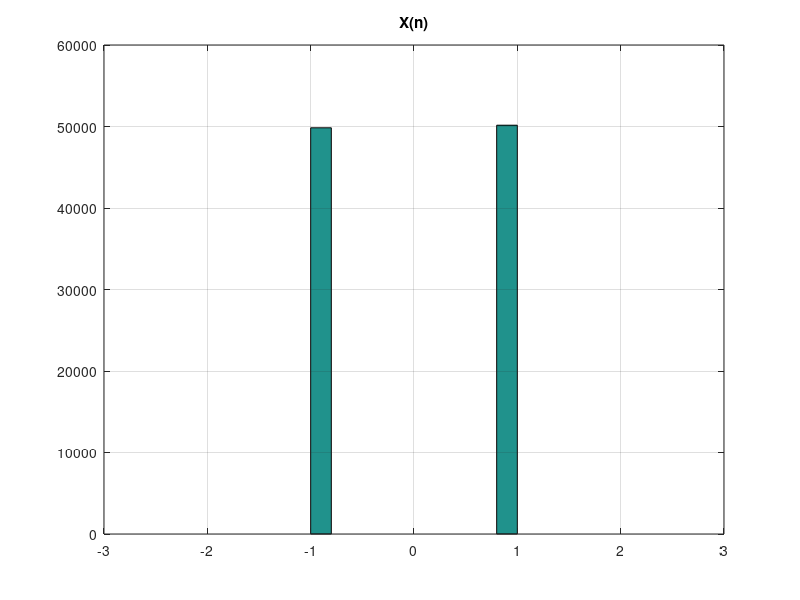
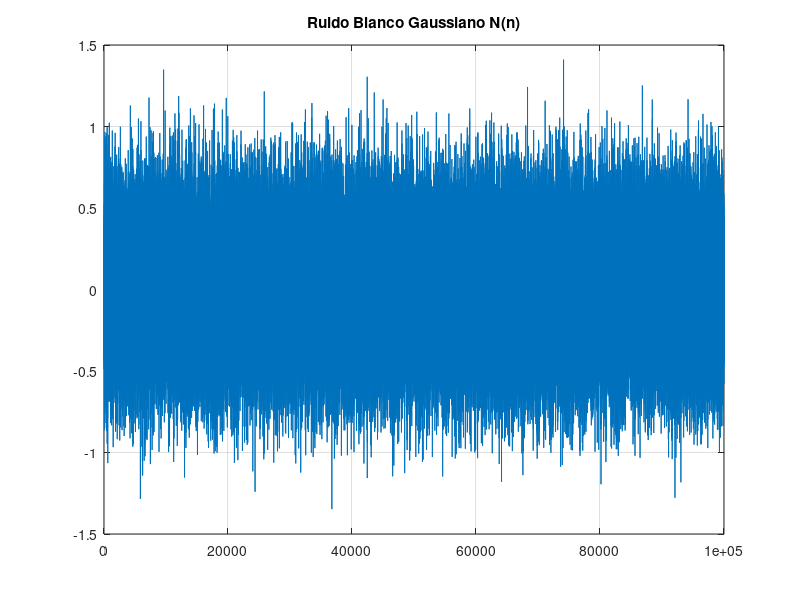
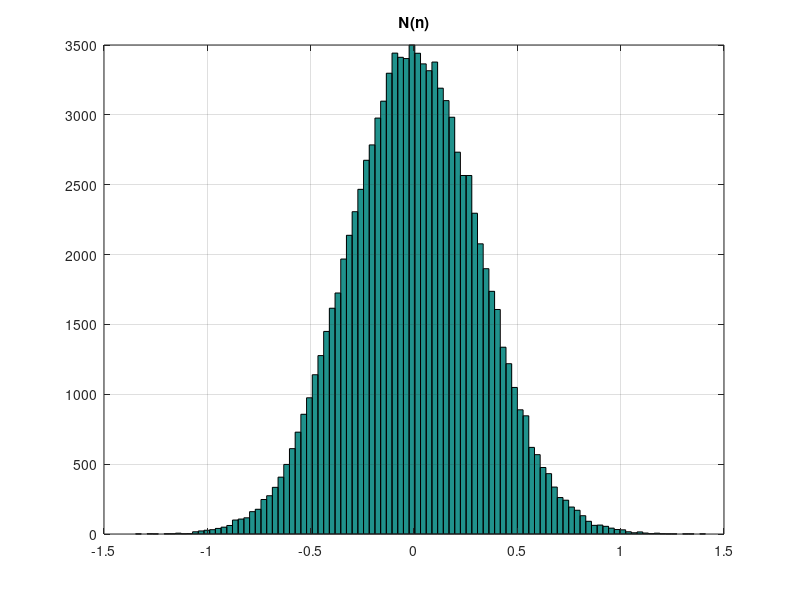
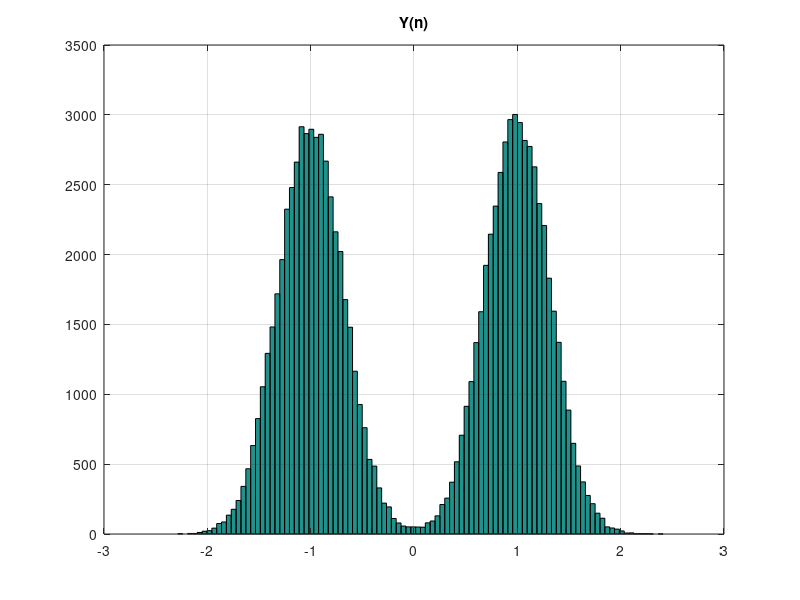

Write MATLAB code to recreate these figures, in order.
clc; close all; clear all;

% Generacion de PAM2 
imin = 1;
imax = 2;
t = 1:100e3;
X_n = randi([imin, imax],[1, length(t)]);

for i=1:length(t)
    if X_n(i) == 2
        X_n(i) = -1;
    end
end

figure;
hist(X_n); grid on; xlim([-3;3]); title('X(n)');

%% Ruido blanco gaussiano

potencia = 0.1;
N_n = sqrt(potencia)*randn(size(t));
figure;
plot(N_n); grid on; title('Ruido Blanco Gaussiano N(n)');
figure;
hist(N_n, 100); grid on; title('N(n)');

%% Señal AWGN
Y_n = X_n + N_n;

figure;
hist(Y_n, 100); grid on; title('Y(n)');

%% Calculo de SNR

Ps = 1
Pn = var(N_n)

SNR = Ps/Pn

%% Toma de decision en el receptor

Y_decidido = Y_n;
Y_decidido(Y_n > 0) = 1;
Y_decidido(Y_n < 0) = -1;
figure;
hist(Y_decidido); grid on; xlim([-3;3]); title('Simbolos detectados');

F = 0;
M = length(t);
for i = 1:length(t)
    if X_n(i) ~= Y_decidido(i)
       F = F + 1; 
    end
end 

BER = F/M
